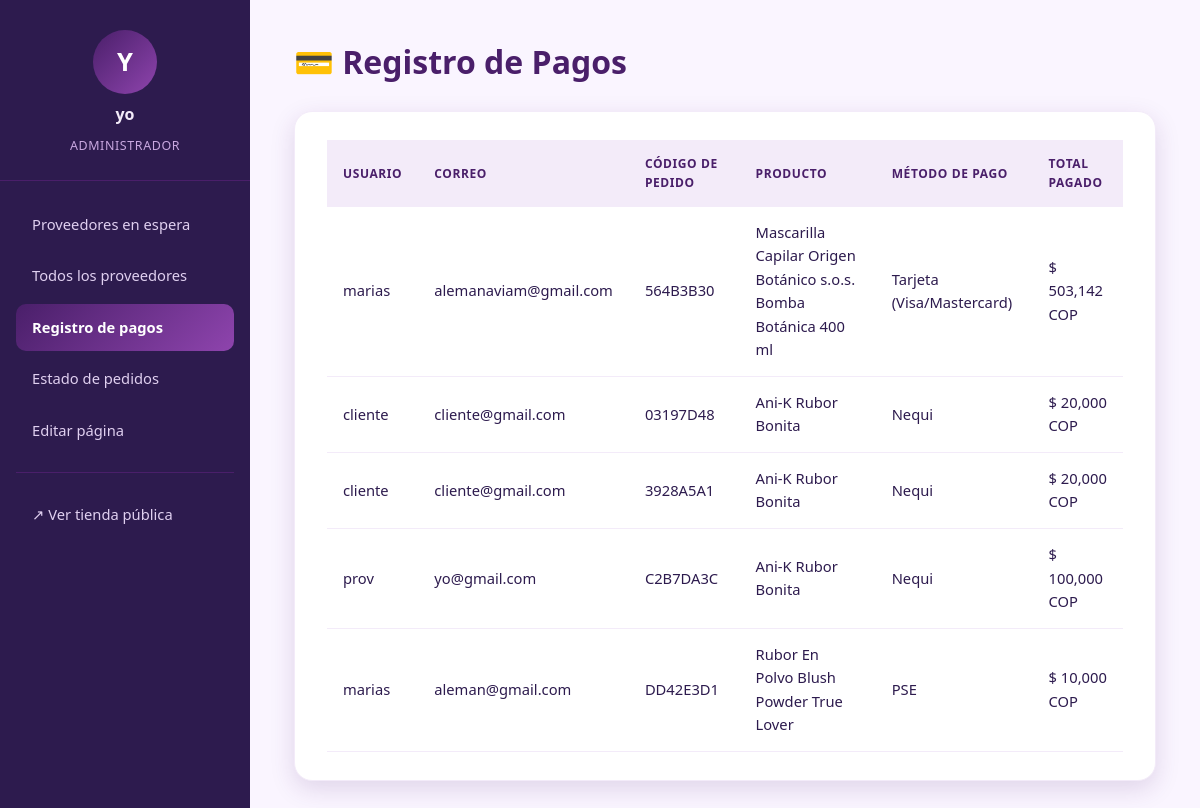
The app's page /adm/pagos/ (signed in) with its own data.
### rastreo/models.py (models this page shows, shortened)
class Envio(models.Model):
    ESTADOS = [
        ('preparando', 'En preparación'),
        ('listo', 'Listo'),
        ('en_camino', 'En viaje'),
        ('entregado', 'Llegó a su destino'),
        ('cancelado', 'Cancelado'),
    ]
    METODOS_PAGO = [
        ('nequi', 'Nequi'),
        ('tarjeta', 'Tarjeta (Visa/Mastercard)'),
        ('pse', 'PSE'),
        ('mercadopago', 'Mercado Pago'),
        ('contraentrega', 'Pago contraentrega'),
    ]
    cliente = models.ForeignKey(settings.AUTH_USER_MODEL, on_delete=models.CASCADE, related_name='envios')
    producto = models.ForeignKey(Producto, on_delete=models.CASCADE)
    fecha_creacion = models.DateTimeField(auto_now_add=True)
    estado_actual = models.CharField(max_length=20, choices=ESTADOS, default='preparando')
    numero_guia = models.CharField(max_length=20, unique=True)
    cantidad = models.PositiveIntegerField(default=1)
    precio_unitario = models.DecimalField(max_digits=10, decimal_places=2, default=0)
    nombre_destinatario = models.CharField(max_length=150, blank=True)
    telefono = models.CharField(max_length=20, blank=True)
    correo = models.EmailField(blank=True)
    direccion = models.CharField(max_length=255, blank=True)
    departamento = models.CharField(max_length=100, blank=True)
    ciudad = models.CharField(max_length=100, blank=True)
    metodo_pago = models.CharField(max_length=20, choices=METODOS_PAGO, blank=True)
    def subtotal(self):
        return self.cantidad * self.precio_unitario

### inventario/models.py (models this page shows, shortened)
class Producto(models.Model):
    proveedor = models.ForeignKey(User, on_delete=models.CASCADE, related_name='productos')
    categoria = models.ForeignKey(Categoria, on_delete=models.SET_NULL, null=True, related_name='articulos')
    nombre = models.CharField(max_length=150)
    marca = models.CharField(max_length=100, blank=True, null=True)
    descripcion = models.TextField()
    precio = models.DecimalField(
        max_digits=10,
        decimal_places=2,
        validators=[MinValueValidator(Decimal("0.00"))],
    )
    cantidad_disponible = models.PositiveIntegerField(default=0)
    imagen = models.ImageField(upload_to='productos/', blank=True, null=True)
    esta_activo = models.BooleanField(default=True, help_text="Permite pausar la venta del producto sin eliminarlo")
    fecha_creacion = models.DateTimeField(auto_now_add=True)
    ultima_actualizacion = models.DateTimeField(auto_now=True)
    HORAS_LIMITE_NUEVO = 5

### administracion/views.py (the view)
# urls.py: path('pagos/', views.pagos, name='pagos'),
@admin_required
def pagos(request):
    Envio = apps.get_model('rastreo', 'Envio')
    pagos_lista = (
        Envio.objects
        .exclude(estado_actual='cancelado')
        .select_related('cliente', 'producto')
        .order_by('-fecha_creacion')
    )
    return render(request, 'administracion/pagos.html', {
        'pagos': pagos_lista,
        'active': 'pagos',
    })

### administracion/templates/administracion/pagos.html (shortened to what this page needs)
{% extends 'administracion/base_admin.html' %}
{% load humanize %}
{% block contenido %}
    <h1>💳 Registro de Pagos</h1>
    <section class="admin-card">
        {% if pagos %}
            <table class="admin-table">
                <thead>
                    <tr>
                        <th>Usuario</th>
                        <th>Correo</th>
                        <th>Código de pedido</th>
                        <th>Producto</th>
                        <th>Método de pago</th>
                        <th>Total pagado</th>
                    </tr>
                </thead>
                <tbody>
                {% for envio in pagos %}
                    <tr>
                        <td>{{ envio.cliente.username }}</td>
                        <td>{{ envio.correo|default:envio.cliente.email }}</td>
                        <td>{{ envio.numero_guia }}</td>
                        <td>{{ envio.producto.nombre }}</td>
                        <td>{{ envio.get_metodo_pago_display|default:"—" }}</td>
                        <td>$ {{ envio.subtotal|floatformat:0|intcomma }} COP</td>
                    </tr>
                {% endfor %}
                </tbody>
            </table>
        {% else %}
            <p>Todavía no se ha registrado ningún pago.</p>
        {% endif %}
    </section>
{% endblock %}

### administracion/templates/administracion/base_admin.html (shortened to what this page needs)
{% load static %}
<!DOCTYPE html>
<html lang="es">
<head>
    <link rel="stylesheet" href="{% static 'dash.css' %}">
    <link rel="stylesheet" href="{% static 'base.css' %}">
</head>
<body>
<div class="admin-layout">
    <aside class="admin-sidebar">
        <div class="admin-profile">
            <div class="avatar-circle">{{ request.user.username|first|upper }}</div>
            <p class="admin-name">{{ request.user.username }}</p>
            <p class="admin-role">Administrador</p>
        </div>
        <nav class="admin-nav">
            <a href="{% url 'administracion:dashboard' %}" class="{% if active == 'proveedores' %}active{% endif %}">Proveedores en espera</a>
            <a href="{% url 'administracion:lista_proveedores' %}" class="{% if active == 'lista_proveedores' %}active{% endif %}">Todos los proveedores</a>
            <a href="{% url 'administracion:pagos' %}" class="{% if active == 'pagos' %}active{% endif %}">Registro de pagos</a>
            <a href="{% url 'administracion:pedidos' %}" class="{% if active == 'pedidos' %}active{% endif %}">Estado de pedidos</a>
            <a href="{% url 'administracion:gestion_diseno' %}" class="{% if active == 'diseno' %}active{% endif %}">Editar página</a>
            <hr>
            <a href="{% url 'usuarios:tienda_home' %}" target="_blank" rel="noopener">↗ Ver tienda pública</a>
        </nav>
    </aside>
    <main class="admin-main">
        {% block contenido %}{% endblock %}
    </main>
</div>
</body>
</html>

### administracion/static/dash.css (style rules this page uses)
:root { --purple-900: #2d1b4e; --purple-800: #4a1f6a; --purple-700: #6c3b8c; --purple-600: #8e44ad; --purple-500: #9b59b6; --purple-400: #b38cd9; --purple-300: #c9a8e0; --purple-200: #e0d0f0; --purple-100: #f3ebf9; --purple-50: #faf5ff; --gradient-hero: linear-gradient(135deg, #4a1f6a, #8e44ad); --shadow: 0 8px 24px rgba(75, 30, 110, 0.15); --radius: 18px; --success: #27ae60; --success-hover: #219150; --font-family: system-ui, -apple-system, BlinkMacSystemFont, 'Segoe UI', Roboto, Oxygen, Ubuntu, Cantarell, sans-serif; }
*, *::before, *::after { box-sizing: border-box; margin: 0; padding: 0; }
body { font-family: var(--font-family); background-color: var(--purple-50); color: var(--purple-900); line-height: 1.6; min-height: 100vh; }
.admin-card { background: white; border-radius: var(--radius); padding: 2rem; box-shadow: var(--shadow); border: 1px solid var(--purple-100); margin-bottom: 2rem; }

### administracion/static/base.css (style rules this page uses)
:root { --purple-900: #2d1b4e; --purple-800: #4a1f6a; --purple-700: #6c3b8c; --purple-600: #8e44ad; --purple-500: #9b59b6; --purple-400: #b38cd9; --purple-300: #c9a8e0; --purple-200: #e0d0f0; --purple-100: #f3ebf9; --purple-50: #faf5ff; --gradient-hero: linear-gradient(135deg, #4a1f6a, #8e44ad); --shadow: 0 8px 24px rgba(75, 30, 110, 0.15); --radius: 18px; }
* { box-sizing: border-box; margin: 0; padding: 0; font-family: 'Segoe UI', Tahoma, Geneva, Verdana, sans-serif; }
body { background: var(--purple-50); color: var(--purple-900); min-height: 100vh; }
.admin-layout { display: flex; min-height: 100vh; }
.admin-sidebar { width: 250px; flex-shrink: 0; background: var(--purple-900); color: var(--purple-100); display: flex; flex-direction: column; padding: 30px 0; }
.admin-profile { display: flex; flex-direction: column; align-items: center; gap: 8px; padding-bottom: 24px; margin-bottom: 20px; border-bottom: 1px solid var(--purple-800); }
.avatar-circle { width: 64px; height: 64px; border-radius: 50%; background: var(--gradient-hero); display: flex; align-items: center; justify-content: center; font-size: 1.6rem; font-weight: 700; color: white; }
.admin-name { font-weight: 700; font-size: 1rem; }
.admin-role { font-size: 0.78rem; color: var(--purple-300); text-transform: uppercase; letter-spacing: 0.6px; }
.admin-nav { display: flex; flex-direction: column; gap: 4px; padding: 0 16px; }
.admin-nav a { display: flex; align-items: center; gap: 10px; padding: 12px 16px; border-radius: 10px; color: var(--purple-200); text-decoration: none; font-size: 0.92rem; font-weight: 500; transition: background 0.2s ease, color 0.2s ease; }
.admin-nav a.active { background: var(--gradient-hero); color: white; font-weight: 700; }
.admin-nav hr { border: none; border-top: 1px solid var(--purple-800); margin: 14px 0; }
.admin-main { flex: 1; padding: 36px 44px; }
.admin-main h1 { color: var(--purple-800); margin-bottom: 24px; }
.admin-card { background: white; border-radius: var(--radius); box-shadow: var(--shadow); padding: 28px 32px; }
table.admin-table { width: 100%; border-collapse: collapse; text-align: left; }
table.admin-table th { background: var(--purple-100); color: var(--purple-800); padding: 14px 16px; font-size: 12px; text-transform: uppercase; letter-spacing: 0.6px; }
table.admin-table td { padding: 14px 16px; border-bottom: 1px solid var(--purple-100); font-size: 0.92rem; }

### records on screen
Envio: cliente.username "marias", correo "alemanaviam@gmail.com", numero_guia "564B3B30", producto.nombre "Mascarilla Capilar Origen Botánico s.o.s. Bomba Botánica 400 ml", metodo_pago "Tarjeta (Visa/Mastercard)", subtotal "503,142"
Envio: cliente.username "cliente", correo "cliente@gmail.com", numero_guia "03197D48", producto.nombre "Ani-K Rubor Bonita", metodo_pago "Nequi", subtotal "20,000"
Envio: cliente.username "cliente", correo "cliente@gmail.com", numero_guia "3928A5A1", producto.nombre "Ani-K Rubor Bonita", metodo_pago "Nequi", subtotal "20,000"
Envio: cliente.username "prov", correo "yo@gmail.com", numero_guia "C2B7DA3C", producto.nombre "Ani-K Rubor Bonita", metodo_pago "Nequi", subtotal "100,000"
Envio: cliente.username "marias", correo "aleman@gmail.com", numero_guia "DD42E3D1", producto.nombre "Rubor En Polvo Blush Powder True Lover", metodo_pago "PSE", subtotal "10,000"

### other values on screen
{{ request.user.username|first|upper }} "Y"
{{ request.user.username }} "yo"
